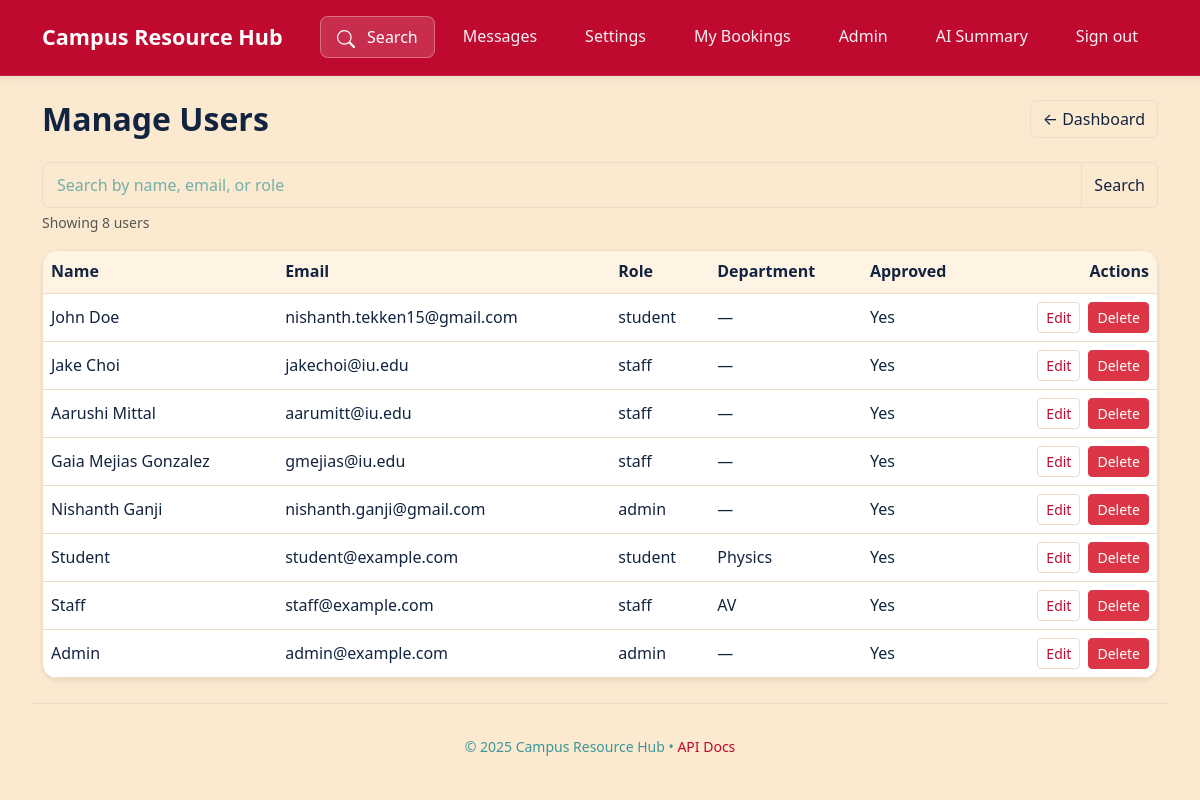
Screenshot of /admin/users (signed in) with the database file from the repository.
### src/app.py (models this page shows, shortened)
class User(db.Model, UserMixin):
    __tablename__='users'
    user_id = db.Column(db.Integer, primary_key=True)
    name = db.Column(db.String(120), nullable=False)
    email = db.Column(db.String(120), unique=True, nullable=False)
    password_hash = db.Column(db.String(255), nullable=False)
    role = db.Column(db.String(20), nullable=False, default='student')
    department = db.Column(db.String(120))
    is_approved = db.Column(db.Boolean, default=False)
    request_admin = db.Column(db.Boolean, default=False)
    notif_email_updates = db.Column(db.Boolean, default=True)
    notif_booking_alerts = db.Column(db.Boolean, default=True)
    created_at = db.Column(db.DateTime, default=datetime.datetime.utcnow)

### src/app.py (the view)
@admin_bp.route('/users', methods=['GET'])
@login_required
def users():
    if current_user.role not in ['admin','staff']:
        abort(403)
    q = request.args.get('q','').strip().lower()
    rows = User.query
    if q:
        like = f"%{q}%"
        rows = rows.filter(db.or_(User.name.ilike(like), User.email.ilike(like), User.role.ilike(like)))
    rows = rows.order_by(User.created_at.desc()).all()
    return render_template('admin_users.html', users=rows, q=q)

### src/app.py (called while the page is built)
@app.context_processor
def inject_csrf_token():
    def get_csrf_token():
        return generate_csrf()
    return dict(csrf_token=get_csrf_token)

@app.context_processor
def inject_template_flags():
    return dict(include_scripts=not app.config.get('TESTING', False))

@app.after_request
def set_security_headers(resp):
    csp = " ".join([
        "default-src 'self'",
        "script-src 'self' https://cdn.jsdelivr.net",
        "style-src 'self' 'unsafe-inline' https://cdn.jsdelivr.net",
        "img-src 'self' data: https:",
        "connect-src 'self' https://cdn.jsdelivr.net",
        "object-src 'none'",
        "frame-ancestors 'self'",
        "base-uri 'self'",
        "form-action 'self'",
    ])
    resp.headers.setdefault('Content-Security-Policy', csp)
    resp.headers.setdefault('X-Content-Type-Options', 'nosniff')
    resp.headers.setdefault('Referrer-Policy', 'strict-origin-when-cross-origin')
    return resp

@login_manager.user_loader
def load_user(user_id):
    return User.query.get(int(user_id))

### src/templates/admin_users.html (shortened to what this page needs)
{% extends "_base.html" %}
{% block content %}
<div class="d-flex justify-content-between align-items-center mb-4">
  <h2 class="mb-0 fw-bold">Manage Users</h2>
  <a href="{{ url_for('admin.dashboard') }}" class="btn btn-outline-secondary">← Dashboard</a>
 </div>
<form method="get" class="mb-3">
  <div class="input-group">
    <input type="search" name="q" class="form-control" placeholder="Search by name, email, or role" value="{{ q }}">
    <button class="btn btn-outline-secondary">Search</button>
  </div>
  <div class="form-text">Showing {{ users|length }} user{{ 's' if users|length != 1 else '' }}</div>
</form>
<div class="card p-0">
  <div class="table-responsive">
    <table class="table align-middle mb-0">
      <thead>
        <tr>
          <th>Name</th>
          <th>Email</th>
          <th>Role</th>
          <th>Department</th>
          <th>Approved</th>
          <th class="text-end">Actions</th>
        </tr>
      </thead>
      <tbody>
        {% for u in users %}
        <tr>
          <td>{{ u.name }}</td>
          <td>{{ u.email }}</td>
          <td>{{ u.role }}</td>
          <td>{{ u.department or '—' }}</td>
          <td>{{ 'Yes' if u.is_approved else 'No' }}</td>
          <td class="text-end">
            <div class="d-inline-flex gap-2 flex-wrap justify-content-end">
              <a class="btn btn-sm btn-outline-secondary" href="{{ url_for('admin.edit_user', user_id=u.user_id) }}">Edit</a>
              <form method="post" action="{{ url_for('admin.delete_user', user_id=u.user_id) }}" class="d-inline mb-0" onsubmit="return confirm('Delete this user? This will remove their data.');">
                <button type="submit" class="btn btn-sm btn-danger">Delete</button>
              </form>
            </div>
          </td>
        </tr>
        {% else %}
        <tr><td colspan="6" class="text-center text-muted py-4">No users found.</td></tr>
        {% endfor %}
      </tbody>
    </table>
  </div>
</div>
{% endblock %}

### src/static/css/theme.css (style rules this page uses)
:root { --brand:#BF092F; --brand-hover:#3B9797; --brand-light:#3B9797; --ink:#132440; --ink-secondary:#16476A; --muted:#3B9797; --bg:#FBE9D0; --bg-secondary:#FFF3E4; --card:#ffffff; --border:#efdcc7; --border-light:#f7ebde; --button:#16476A; --button-hover:#132440; --shadow:rgba(0,0,0,0.08); --shadow-md:rgba(0,0,0,0.12); --shadow-lg:rgba(0,0,0,0.16); --success:#28a745; --warning:#ffc107; --danger:#BF092F; --info:#3B9797; }
* { outline-color:#0ea5e9; box-sizing:border-box; }
html,body { background:var(--bg); color:var(--ink); min-height:100vh; font-size:16px; line-height:1.6; transition:background-color 0.3s ease, color 0.3s ease; }
.btn-outline-secondary { border-color:var(--border); color:var(--ink) !important; background:transparent; }
.card { border:1px solid var(--border); border-radius:16px; background:var(--card); box-shadow:0 2px 4px var(--shadow); transition:all 0.2s ease; overflow:hidden; }
.form-control, .form-select { background:var(--bg); border:1px solid var(--border); color:var(--ink); border-radius:8px; padding:0.625rem 0.875rem; transition:all 0.2s ease; }
.form-control::placeholder { color:var(--muted); opacity:0.7; }
a { color:#ffffff; }
html:not(.dark) a { color: var(--brand); }
.table { color:var(--ink) !important; background:var(--card); }
.table thead th { border-color:var(--border); color:var(--ink) !important; font-weight:600; background:var(--bg-secondary); }
.table tbody td { border-color:var(--border); color:var(--ink) !important; background:var(--card); }
.table tbody td a { color:var(--brand) !important; text-decoration:none; }
a { color:var(--brand); text-decoration:none; transition:color 0.2s ease; }
.input-group .form-control { border-color:var(--border); background:var(--bg); color:var(--ink); }
.input-group .btn { border-color:var(--border); }

### rows the page displays
User: name "John Doe", email "nishanth.tekken15@gmail.com", role "student", department "—", is_approved "Yes"
User: name "Jake Choi", email "jakechoi@iu.edu", role "staff", department "—", is_approved "Yes"
User: name "Aarushi Mittal", email "aarumitt@iu.edu", role "staff", department "—", is_approved "Yes"
User: name "Gaia Mejias Gonzalez", email "gmejias@iu.edu", role "staff", department "—", is_approved "Yes"
User: name "Nishanth Ganji", email "nishanth.ganji@gmail.com", role "admin", department "—", is_approved "Yes"
User: name "Student", email "student@example.com", role "student", department "Physics", is_approved "Yes"
User: name "Staff", email "staff@example.com", role "staff", department "AV", is_approved "Yes"
User: name "Admin", email "admin@example.com", role "admin", department "—", is_approved "Yes"

### other values shown
{{ users|length }} "8"
{{ 's' if users|length != 1 else '' }} "s"
